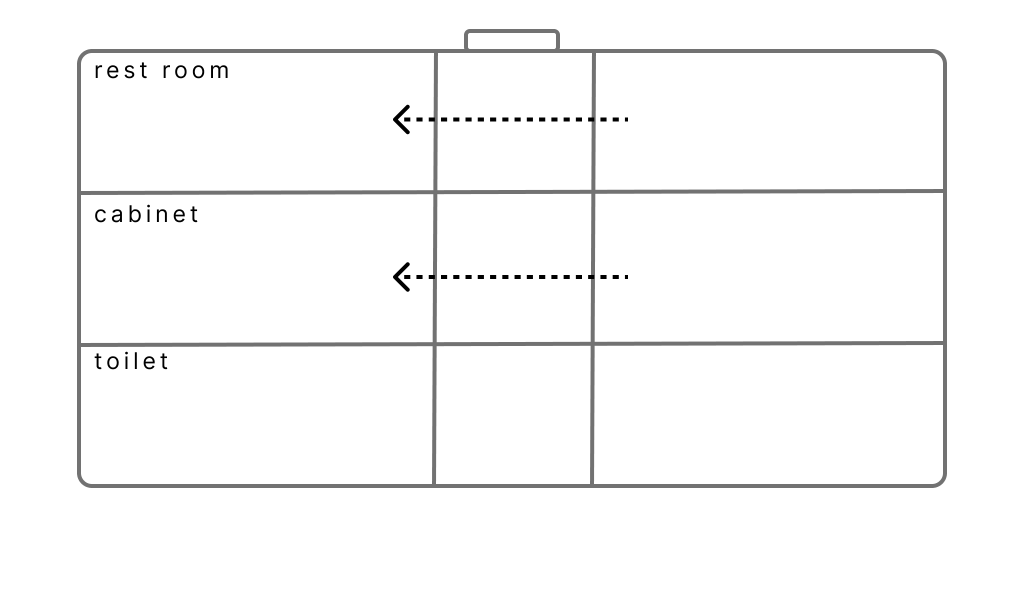
#> input picture back.png, 2048 x 1200 px (shown at 1/2 size)
$ python images.py
#> lines starting #> are read from the running program, lines starting #| are printed output that depends on the picture
from PIL import ImageTk, Image

app_backround = ImageTk.PhotoImage(Image.open("back.png"))
lock = ImageTk.PhotoImage(Image.open("img/door.png").resize((60, 60)))
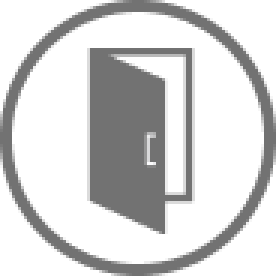
#> input picture img/door.png, 92 x 92 px (shown 3 times larger)
lock_active = ImageTk.PhotoImage(Image.open("img/door-active.png").resize((60, 60)))
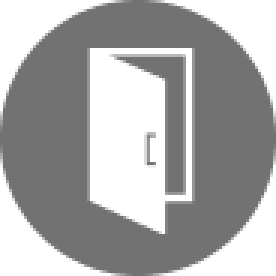
#> input picture img/door-active.png, 92 x 92 px (shown 3 times larger)
